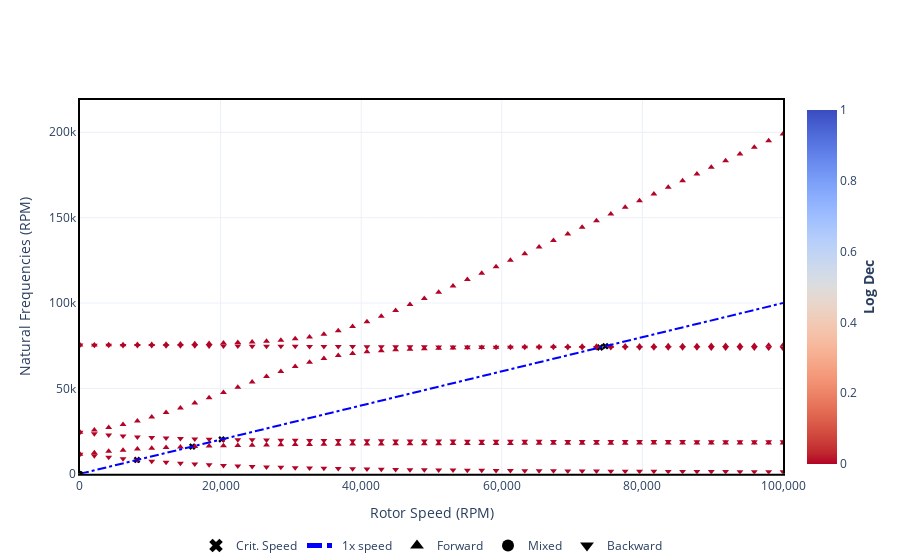

Here is the notebook cell this chart was saved with:
### Code cell
range = np.linspace(1,100e3, 50)*2*np.pi/60

campbell = mermaid_rotor.run_campbell(speed_range=range)


campbell.plot()
